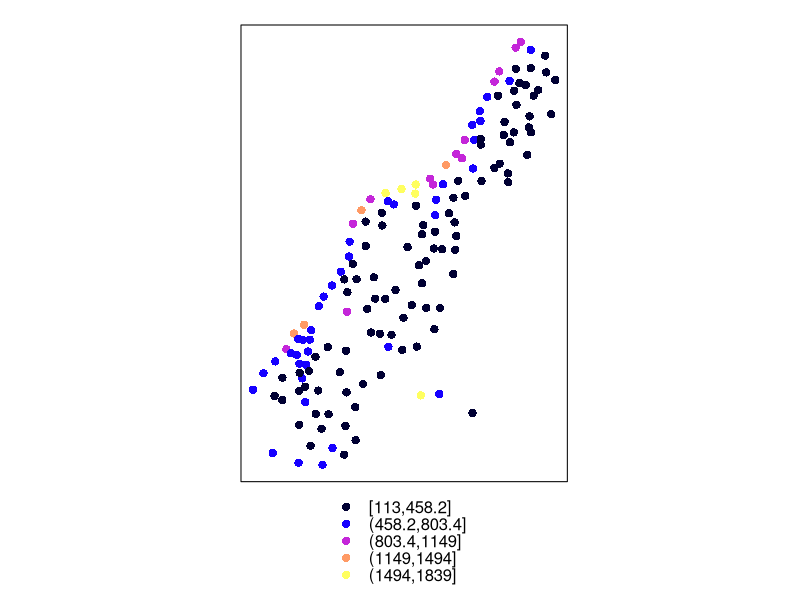
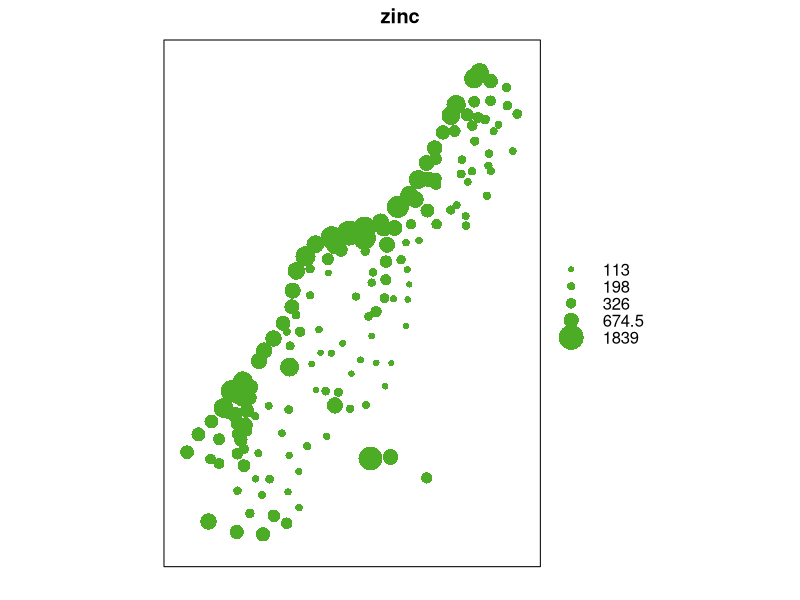

Recreate these plots in R, in order. (Note: this script raises an error after producing the figures.)
library(lattice)
library(sp)
data(meuse)
summary(meuse)
names(meuse)
coordinates(meuse) <- ~x+y
spplot(meuse, "zinc")
bubble(meuse, "zinc")
hscat(log(zinc)~1, meuse, c(0, 80, 120, 250, 500, 1000))
variogram(log(zinc)~1, meuse)
var1 <- variogram(log(zinc)~1, meuse, width=10,cutoff=2000)
plot(var1, type="l")

var2 <- variogram(log(zinc)~1, meuse, width=50,cutoff=2000, cloud=T)
plot(var2)

var3 <- variogram(log(zinc)~1, meuse, width=50,cutoff=2000)
plot(var3, type="l")

var4 <- variogram(log(zinc)~1, meuse, width=100,cutoff=2000)
plot(var4,type="l")

var5 <- variogram(log(zinc)~1, meuse, width=500,cutoff=2000)
plot(var5,type="l")


# directional variogram:
var6 <- variogram(log(zinc)~1, meuse, width=100, cutoff=2000, alpha=c(0,45,90,135),tol.hor=10)
plot(var6,type="l")
